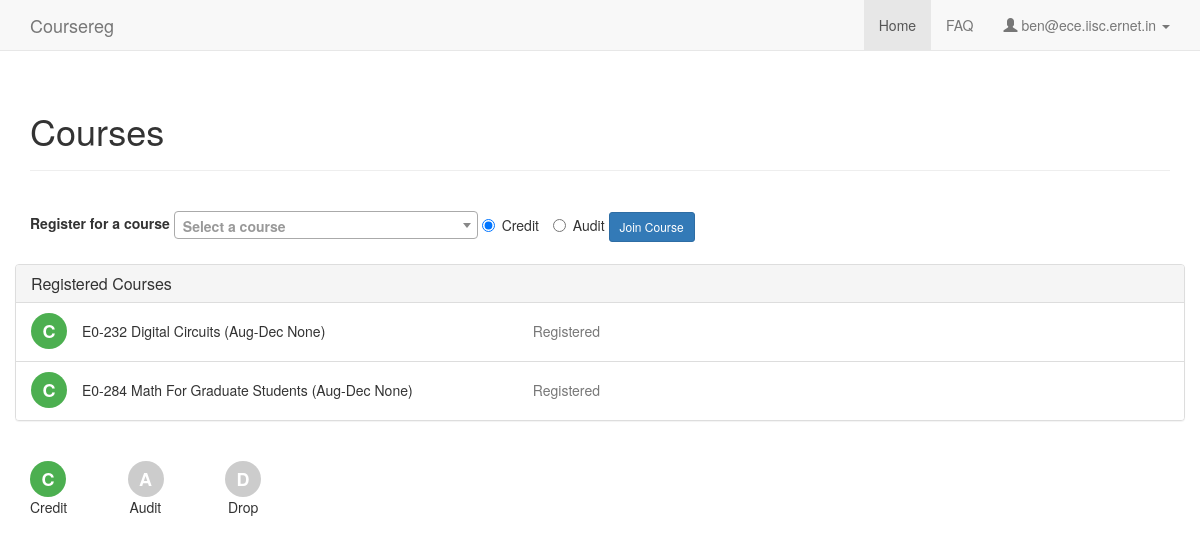
/ (signed in), run on an earlier commit of the app's database.
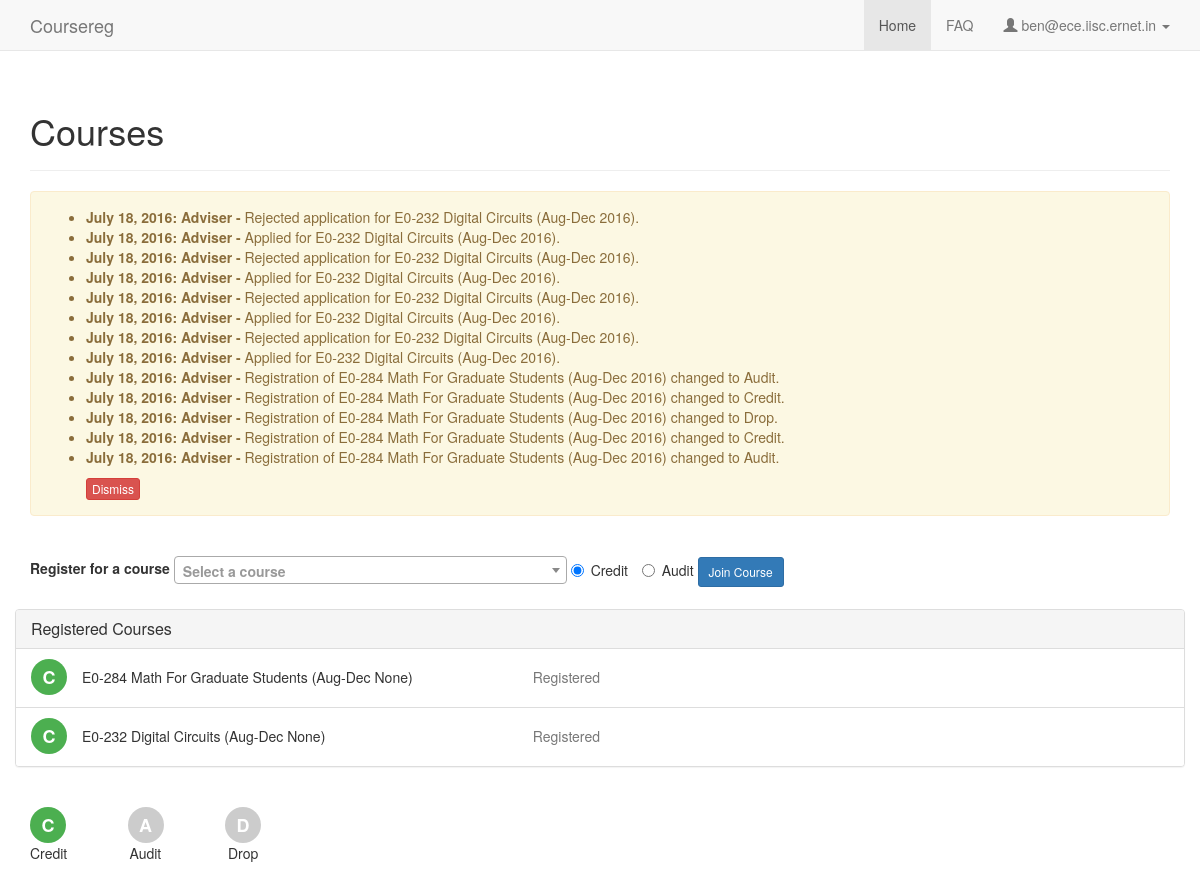
And on a later commit of the database.
### coursereg/models.py (models this page shows, shortened)
class User(AbstractBaseUser, PermissionsMixin):
    USER_TYPE_STUDENT = 0
    USER_TYPE_FACULTY = 1
    USER_TYPE_DCC = 2
    USER_TYPE_OTHER = 3
    USER_TYPE_CHOICES = (
        (USER_TYPE_STUDENT, "Student"),
        (USER_TYPE_FACULTY, "Faculty"),
        (USER_TYPE_DCC, "DCC"),
        (USER_TYPE_OTHER, "Other"),
    )
    email = models.EmailField(max_length=254, unique=True)
    full_name = models.CharField(max_length=250)
    user_type = models.IntegerField(default=USER_TYPE_OTHER, choices=USER_TYPE_CHOICES)
    adviser = models.ForeignKey('self', null=True, blank=True, on_delete=models.CASCADE, limit_choices_to={'user_type': USER_TYPE_FACULTY})
    degree = models.ForeignKey(Degree, on_delete=models.CASCADE, null=True, blank=True)
    department = models.ForeignKey(Department, on_delete=models.CASCADE, null=True)
    date_joined = models.DateTimeField(default=timezone.now)
    sr_no = models.CharField(max_length=200, default='-')
    telephone = models.CharField(max_length=100, default='', blank=True)
    is_dcc_review_pending = models.BooleanField(default=False)
    is_staff = models.BooleanField(default=False)
    is_active = models.BooleanField(default=True)
    objects = CustomUserManager()
    USERNAME_FIELD = 'email'
    REQUIRED_FIELDS = []

class Course(models.Model):
    TERM_AUG = 0
    TERM_JAN = 1
    TERM_SUMMER = 2
    TERM_OTHER = 3
    TERM_CHOICES = (
        (TERM_AUG, "Aug-Dec"),
        (TERM_JAN, "Jan-Apr"),
        (TERM_SUMMER, "Summer"),
        (TERM_OTHER, "Other"),
    )
    num = models.CharField(max_length=100)
    title = models.CharField(max_length=200)
    department = models.ForeignKey(Department, on_delete=models.CASCADE)
    term = models.IntegerField(default=get_recent_term, choices=TERM_CHOICES)
    year = models.CharField(max_length=4, default=get_recent_year)
    num_credits = models.IntegerField(default=3, verbose_name="Number of credits")
    credit_label = models.CharField(max_length=100, default='', verbose_name="Credit split (ex: 3:0)", blank=True)
    should_count_towards_cgpa = models.BooleanField(default=True)
    auto_instructor_approve = models.BooleanField(default=False)
    last_reg_date = models.DateTimeField(verbose_name="Last registration date", default=get_recent_last_reg_date)
    last_conversion_date = models.DateTimeField(verbose_name="Last credit/audit conversion date", default=get_recent_last_conversion_date)
    last_drop_date = models.DateTimeField(verbose_name="Last drop date", default=get_recent_last_drop_date)
    last_drop_with_mention_date = models.DateTimeField(verbose_name="Last drop with mention date", default=get_recent_last_drop_with_mention_date)
    last_grade_date = models.DateTimeField(verbose_name="Last grade date", default=get_recent_last_grade_date)
    created_at = models.DateTimeField(auto_now_add=True)
    updated_at = models.DateTimeField(auto_now=True)
    def __unicode__(self):
        return self.num + ' ' + self.title + ' (%s %s)' % (Course.TERM_CHOICES[self.term][1], self.year)

class Notification(models.Model):
    ORIGIN_ADVISER = 0
    ORIGIN_INSTRUCTOR = 1
    ORIGIN_DCC = 2
    ORIGIN_OTHER = 3
    ORIGIN_CHOICES = (
        (ORIGIN_ADVISER, 'Adviser'),
        (ORIGIN_INSTRUCTOR, 'Instructor'),
        (ORIGIN_DCC, 'DCC'),
        (ORIGIN_OTHER, 'Other')
    )
    user = models.ForeignKey(User, on_delete=models.CASCADE)
    origin = models.IntegerField(default=ORIGIN_DCC, choices=ORIGIN_CHOICES)
    message = models.TextField()
    is_student_acknowledged = models.BooleanField(default=False)
    is_adviser_acknowledged = models.BooleanField(default=False)
    is_dcc_acknowledged = models.BooleanField(default=False)
    created_at = models.DateField(auto_now_add=True)

### coursereg/views/common.py (the view)
# urls.py: url(r'^$', views.common.index, name='index'),
@login_required
def index(request):
    if request.user.is_superuser:
        return redirect('admin:index')
    elif request.user.user_type == models.User.USER_TYPE_STUDENT:
        return student.index(request)
    elif request.user.user_type == models.User.USER_TYPE_FACULTY:
        return redirect('coursereg:adviser')
    elif request.user.user_type == models.User.USER_TYPE_DCC:
        return dcc.index(request)
    else:
        messages.error(request, "User type not recognized.")
        assert False, 'Unknown user type'

### coursereg/models.py (called while the page is built)
def get_default_grade():
    default_grade = Grade.objects.filter(name="Not graded", should_count_towards_cgpa=False).first()
    if not default_grade:
        default_grade = Grade.objects.create(name="Not graded", should_count_towards_cgpa=False, points=0)
    return default_grade

### coursereg/views/student.py (called while the page is built)
def get_desc(participant):
    if participant.is_drop:
        return 'Dropped this course'
    if not participant.is_adviser_approved:
        return 'Awaiting adviser review'
    if not participant.is_instructor_approved:
        return 'Adviser has approved. Awaiting instructor review'
    if participant.grade == models.get_default_grade():
        return 'Registered'
    else:
        return participant.grade
    return 'Unknown state'

### coursereg/templates/coursereg/student.html (shortened to what this page needs)
{% extends "coursereg/base.html" %}
{% block head %}
{% load staticfiles %}
<link href="{% static 'coursereg/css/select2.min.css' %}" rel="stylesheet">
{% endblock %}
{% block body %}
{% include "coursereg/nav.html" %}
<div class="container" id="maincontainer">
    <div class="row">
        <div class="col-md-12">
            <div class="page-header">
                <h1>Courses</h1>
            </div>
        </div>
    </div>
    {% if notifications %}
    <div class="row">
        <div class="col-md-12">
            <div class="alert alert-warning">
                <ul>
                {% for date, origin, message in notifications %}
                <li>
                    <strong>
                        {{ date }}: {{ origin }} -
                    </strong>
                    {{ message }}
                </li>
                {% endfor %}
                </ul>
                <div id="dismiss">
                    <form action="{% url 'coursereg:notifications_dismiss' %}" method="post">
                        <button type="submit" class="btn btn-danger btn-xs">Dismiss</button>
                    </form>
                </div>
            </div>
        </div>
    </div>
    {% endif %}
    <div class="row top-buffer-1">
        <div class="col-md-12">
            <form class="form-inline" method="post" action="{% url 'coursereg:participants_create' %}">
                <div class="form-group">
                    <label for="id_label_single">
                        Register for a course
                    </label>
                    <label class="radio-inline">
                        <input type="radio" name="reg_type" value="credit" checked>Credit
                    </label>
                    <label class="radio-inline">
                        <input type="radio" name="reg_type" value="audit">Audit
                    </label>
                </div>
                <button type="submit" class="btn btn-primary btn-sm">Join Course</button>
            </form>
        </div>
    </div>
    <div class="row top-buffer-1">
        <div class="panel panel-default">
            <div class="panel-heading">
                <h3 class="panel-title">Registered Courses</h3>
            </div>
            <ul class="list-group">
                {% for participant_id, is_credit, is_audit, is_drop, course, desc, deleteable in participants %}
                <li class="list-group-item">
                    {% if is_drop %}
                    <div title="Dropped" class="audit-bg pull-left">D</div>
                    {% elif is_audit  %}
                    <div title="Audit" class="audit-bg pull-left">A</div>
                    {% elif is_credit %}
                    <div title="Credit" class="credit-bg pull-left">C</div>
                    {% endif %}
                    <div class="row courserow">
                        <div class="col-md-5">
                            {{ course }}
                        </div>
                        <div class="col-md-6">
                            <p class="text-muted">
                                {{ desc }}
                            </p>
                        </div>
                    </div>
                </li>
                {% endfor %}
            </ul>
        </div>
    </div>
    <div class="row top-buffer-1">
        <div class="col-md-1 col-xs-2">
            <div title="Credit" class="credit-bg">C</div>
            <div>Credit</div>
        </div>
        <div class="col-md-1 col-xs-2">
            <div title="Credit" class="audit-bg">A</div>
            <div style="margin-left:2px;">Audit</div>
        </div>
        <div class="col-md-1 col-xs-2">
            <div title="Credit" class="audit-bg">D</div>
            <div style="margin-left:3px;">Drop</div>
        </div>
    </div>
</div>
{% endblock %}

### coursereg/templates/coursereg/base.html (shortened to what this page needs)
<!DOCTYPE html>
<html lang="en">
    <head>
        {% load staticfiles %}
        <link href="{% static 'coursereg/css/bootstrap.min.css' %}" rel="stylesheet">
        <link href="{% static 'coursereg/css/coursereg.css' %}" rel="stylesheet">
        {% block head %}
        {% endblock %}
    </head>
    <body>
        {% block body %}
        {% endblock %}
    </body>
</html>

### coursereg/templates/coursereg/nav.html (shortened to what this page needs)
<nav class="navbar navbar-default navbar-static-top">
    <div class="container">
        <div class="navbar-header">
            <a class="navbar-brand" href="{% url 'coursereg:index' %}">Coursereg</a>
        </div>
        <div id="navbar" class="navbar-collapse collapse">
            <ul class="nav navbar-nav navbar-right">
                {% if user_type == 'student' or user_type == 'dcc' %}
                    {% if nav_active == 'home' %}
                    <li class="active"><a href="{% url 'coursereg:index' %}">Home</a></li>
                    {% else %}
                    <li><a href="{% url 'coursereg:index' %}">Home</a></li>
                    {% endif %}
                {% endif %}
                {% if nav_active == 'faq' %}
                <li class="active"><a href="{% url 'coursereg:faq' %}">FAQ</a></li>
                {% else %}
                <li><a href="{% url 'coursereg:faq' %}">FAQ</a></li>
                {% endif %}
                <li class="dropdown">
                    <a href="#" class="dropdown-toggle" data-toggle="dropdown" role="button" aria-haspopup="true" aria-expanded="false">
                        <span class="glyphicon glyphicon-user" aria-hidden="true"></span>
                        {{ user_email }}
                        <span class="caret"></span>
                    </a>
                </li>
            </ul>
        </div>
    </div>
</nav>

### coursereg/static/coursereg/css/coursereg.css (style rules this page uses)
.top-buffer-1 { margin-top: 20px; }
#maincontainer { margin-bottom: 50px; }
#dismiss { margin-top: 10px; margin-left: 40px; }
.credit-bg { width: 36px; height: 36px; border-radius: 18px; -moz-border-radius: 18px; -webkit-border-radius: 18px; font-size: 18px; font-weight: bold; color: #fff; line-height: 36px; text-align: center; background: #4caf50; }
.audit-bg { width: 36px; height: 36px; border-radius: 18px; -moz-border-radius: 18px; -webkit-border-radius: 18px; font-size: 18px; font-weight: bold; color: #fff; line-height: 36px; text-align: center; background: #ccc; }
.courserow { margin-top: 8px; margin-left: 36px; margin-right: 20px; }

What changed in the data, as far as the page shows it:
added Notification: notifications "July 18, 2016", notifications "Rejected application for E0-232 Digital Circuits (Aug-Dec 2016)."
added Notification: notifications "July 18, 2016", notifications "Applied for E0-232 Digital Circuits (Aug-Dec 2016)."
added Notification: notifications "July 18, 2016", notifications "Rejected application for E0-232 Digital Circuits (Aug-Dec 2016)."
added Notification: notifications "July 18, 2016", notifications "Applied for E0-232 Digital Circuits (Aug-Dec 2016)."
added Notification: notifications "July 18, 2016", notifications "Rejected application for E0-232 Digital Circuits (Aug-Dec 2016)."
added Notification: notifications "July 18, 2016", notifications "Applied for E0-232 Digital Circuits (Aug-Dec 2016)."
added Notification: notifications "July 18, 2016", notifications "Rejected application for E0-232 Digital Circuits (Aug-Dec 2016)."
added Notification: notifications "July 18, 2016", notifications "Applied for E0-232 Digital Circuits (Aug-Dec 2016)."
added Notification: notifications "July 18, 2016", notifications "Registration of E0-284 Math For Graduate Students (Aug-Dec 2016) changed to Audit."
added Notification: notifications "July 18, 2016", notifications "Registration of E0-284 Math For Graduate Students (Aug-Dec 2016) changed to Credit."
added Notification: notifications "July 18, 2016", notifications "Registration of E0-284 Math For Graduate Students (Aug-Dec 2016) changed to Drop."
added Notification: notifications "July 18, 2016", notifications "Registration of E0-284 Math For Graduate Students (Aug-Dec 2016) changed to Credit."
added Notification: notifications "July 18, 2016", notifications "Registration of E0-284 Math For Graduate Students (Aug-Dec 2016) changed to Audit."
changed Course "E0-284 Math For Graduate Students (Aug-Dec None)": moves up the list
Also different on the page:
new list line: ": Adviser -"
text now shown: "Dismiss"
